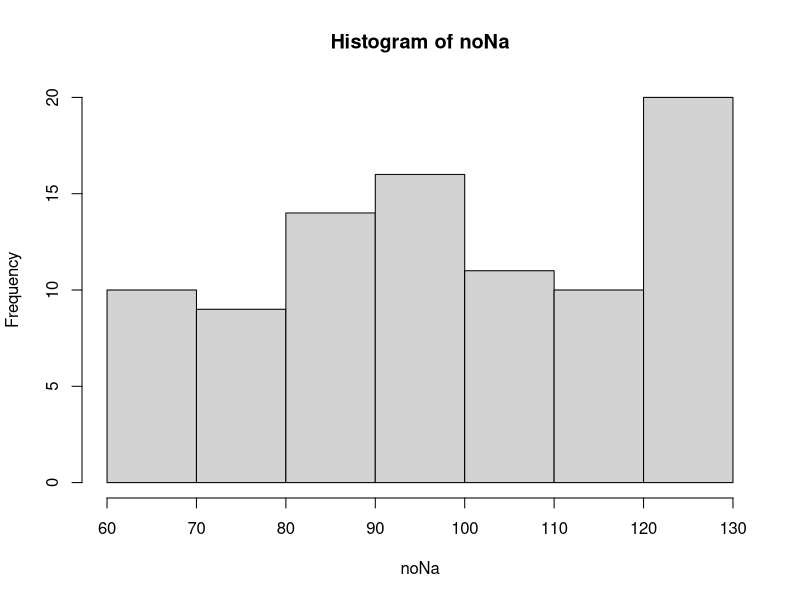
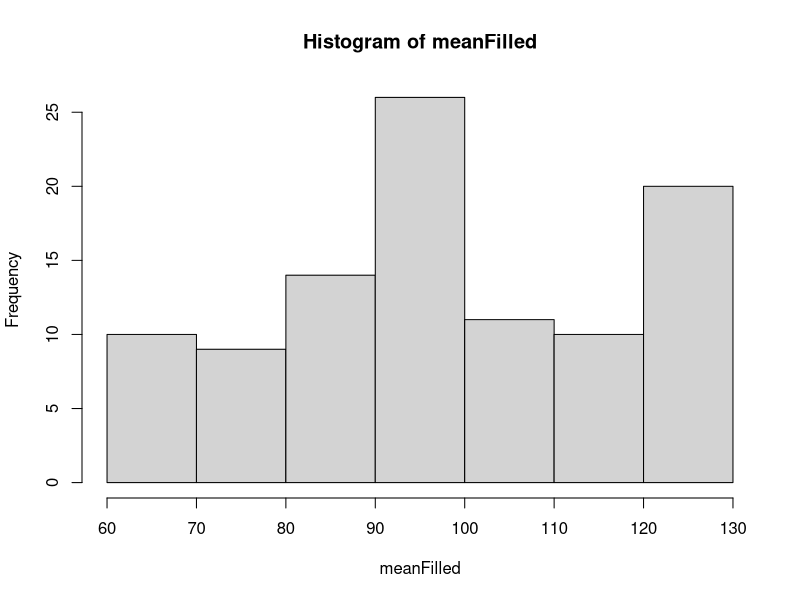
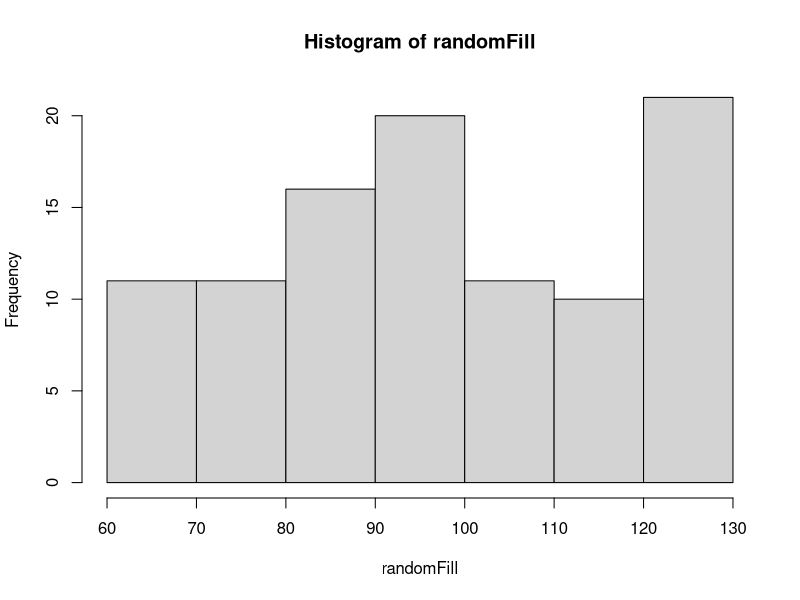

R code for these plots, in order:
## ---- chunk 1
chosen  <- "c"
mdata <- read.csv(file="data.csv", header=TRUE, sep=",")
columndata <- mdata[[chosen]]
## ---- chunk 2
noNa<-columndata[complete.cases(columndata)]
print('mean')
print(mean(noNa))
print('standard deviation')
print(sqrt(var(noNa)))
## ---- chunk 3
hist(noNa)
## ---- chunk 4
meanFilled <- ifelse(is.na(columndata), mean(columndata, na.rm=TRUE), columndata)
## ---- chunk 5
hist(meanFilled)
## ---- chunk 6
print('mean')
print(mean(meanFilled))
print('standard deviation')
print(sqrt(var(meanFilled)))
## ---- chunk 7
print('srednia punkt 1 ')
print(mean(noNa))
print('srednia punkt 2')
print(mean(meanFilled))

print('odchylenie standardowe punkt 1')
print(sqrt(var(noNa)))
print('odchylenie standardowe punkt 2')
print(sqrt(var(meanFilled)))
## ---- chunk 8
randomFill<-columndata
 for(i in seq_along(columndata)){ randomFill[i]<- ifelse(is.na(columndata[i]), sample(na.omit(columndata),1), columndata[i]) }
randomFill 

## ---- chunk 9
hist(randomFill)
## ---- chunk 10
print('mean')
print(mean(randomFill))
print('standard deviation')
print(sqrt(var(randomFill)))
## ---- chunk 11
print('srednia punkt 1 ')
print(mean(noNa))
print('srednia punkt 2')
print(mean(meanFilled))
print('srednia punkt 3')
print(mean(randomFill))

print('odchylenie standardowe punkt 1')
print(sqrt(var(noNa)))
print('odchylenie standardowe punkt 2')
print(sqrt(var(meanFilled)))
print('odchylenie standardowe punkt 3')
print(sqrt(var(randomFill)))
